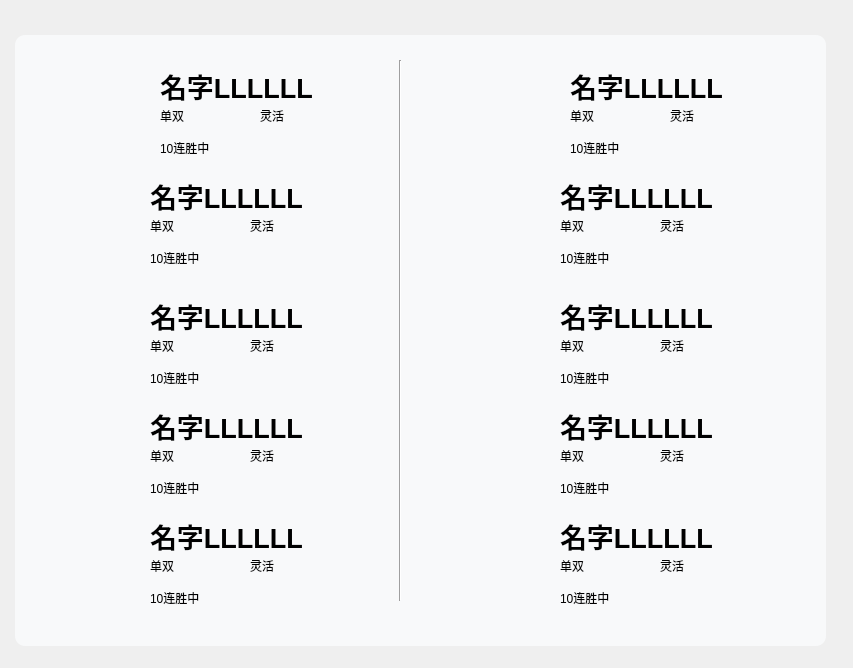
<?xml version="1.0" encoding="UTF-8"?>
<ui version="4.0">
 <class>Form</class>
 <widget class="QWidget" name="Form">
  <property name="geometry">
   <rect>
    <x>0</x>
    <y>0</y>
    <width>853</width>
    <height>668</height>
   </rect>
  </property>
  <property name="windowTitle">
   <string>Form</string>
  </property>
  <widget class="QWidget" name="widget" native="true">
   <property name="geometry">
    <rect>
     <x>10</x>
     <y>30</y>
     <width>821</width>
     <height>621</height>
    </rect>
   </property>
   <property name="styleSheet">
    <string notr="true">
QWidget#widget{
background-color:#f8f9fa;
border-radius:10px;
border: 5px, white;
margin: 5px;
}
QPushButton {
    color: #0081db;
    border: 1px solid #dadce0;
    padding: 4px 8px;
    border-radius: 4px;
}
QPushButton:!window {
    background: transparent;
}


</string>
   </property>
   <widget class="Line" name="line">
    <property name="geometry">
     <rect>
      <x>380</x>
      <y>30</y>
      <width>20</width>
      <height>541</height>
     </rect>
    </property>
    <property name="orientation">
     <enum>Qt::Vertical</enum>
    </property>
   </widget>
   <widget class="QWidget" name="widget_4" native="true">
    <property name="geometry">
     <rect>
      <x>30</x>
      <y>140</y>
      <width>281</width>
      <height>111</height>
     </rect>
    </property>
    <widget class="QLabel" name="label_16">
     <property name="geometry">
      <rect>
       <x>210</x>
       <y>50</y>
       <width>54</width>
       <height>12</height>
      </rect>
     </property>
     <property name="text">
      <string>灵活</string>
     </property>
    </widget>
    <widget class="QLabel" name="label_17">
     <property name="geometry">
      <rect>
       <x>110</x>
       <y>50</y>
       <width>54</width>
       <height>12</height>
      </rect>
     </property>
     <property name="text">
      <string>单双</string>
     </property>
    </widget>
    <widget class="QLabel" name="label_18">
     <property name="geometry">
      <rect>
       <x>110</x>
       <y>80</y>
       <width>151</width>
       <height>16</height>
      </rect>
     </property>
     <property name="text">
      <string>10连胜中</string>
     </property>
    </widget>
    <widget class="QLabel" name="label_19">
     <property name="geometry">
      <rect>
       <x>10</x>
       <y>10</y>
       <width>91</width>
       <height>91</height>
      </rect>
     </property>
     <property name="text">
      <string/>
     </property>
     <property name="pixmap">
      <pixmap>../data/hero/33.png</pixmap>
     </property>
     <property name="scaledContents">
      <bool>true</bool>
     </property>
    </widget>
    <widget class="QLabel" name="label_20">
     <property name="geometry">
      <rect>
       <x>110</x>
       <y>10</y>
       <width>171</width>
       <height>31</height>
      </rect>
     </property>
     <property name="font">
      <font>
       <pointsize>20</pointsize>
       <weight>75</weight>
       <bold>true</bold>
      </font>
     </property>
     <property name="text">
      <string>名字LLLLLL</string>
     </property>
    </widget>
   </widget>
   <widget class="QWidget" name="widget_5" native="true">
    <property name="geometry">
     <rect>
      <x>30</x>
      <y>260</y>
      <width>281</width>
      <height>111</height>
     </rect>
    </property>
    <widget class="QLabel" name="label_21">
     <property name="geometry">
      <rect>
       <x>210</x>
       <y>50</y>
       <width>54</width>
       <height>12</height>
      </rect>
     </property>
     <property name="text">
      <string>灵活</string>
     </property>
    </widget>
    <widget class="QLabel" name="label_22">
     <property name="geometry">
      <rect>
       <x>110</x>
       <y>50</y>
       <width>54</width>
       <height>12</height>
      </rect>
     </property>
     <property name="text">
      <string>单双</string>
     </property>
    </widget>
    <widget class="QLabel" name="label_23">
     <property name="geometry">
      <rect>
       <x>110</x>
       <y>80</y>
       <width>151</width>
       <height>16</height>
      </rect>
     </property>
     <property name="text">
      <string>10连胜中</string>
     </property>
    </widget>
    <widget class="QLabel" name="label_24">
     <property name="geometry">
      <rect>
       <x>10</x>
       <y>10</y>
       <width>91</width>
       <height>91</height>
      </rect>
     </property>
     <property name="text">
      <string/>
     </property>
     <property name="pixmap">
      <pixmap>../data/hero/33.png</pixmap>
     </property>
     <property name="scaledContents">
      <bool>true</bool>
     </property>
    </widget>
    <widget class="QLabel" name="label_25">
     <property name="geometry">
      <rect>
       <x>110</x>
       <y>10</y>
       <width>171</width>
       <height>31</height>
      </rect>
     </property>
     <property name="font">
      <font>
       <pointsize>20</pointsize>
       <weight>75</weight>
       <bold>true</bold>
      </font>
     </property>
     <property name="text">
      <string>名字LLLLLL</string>
     </property>
    </widget>
   </widget>
   <widget class="QWidget" name="widget_6" native="true">
    <property name="geometry">
     <rect>
      <x>30</x>
      <y>370</y>
      <width>281</width>
      <height>111</height>
     </rect>
    </property>
    <widget class="QLabel" name="label_26">
     <property name="geometry">
      <rect>
       <x>210</x>
       <y>50</y>
       <width>54</width>
       <height>12</height>
      </rect>
     </property>
     <property name="text">
      <string>灵活</string>
     </property>
    </widget>
    <widget class="QLabel" name="label_27">
     <property name="geometry">
      <rect>
       <x>110</x>
       <y>50</y>
       <width>54</width>
       <height>12</height>
      </rect>
     </property>
     <property name="text">
      <string>单双</string>
     </property>
    </widget>
    <widget class="QLabel" name="label_28">
     <property name="geometry">
      <rect>
       <x>110</x>
       <y>80</y>
       <width>151</width>
       <height>16</height>
      </rect>
     </property>
     <property name="text">
      <string>10连胜中</string>
     </property>
    </widget>
    <widget class="QLabel" name="label_29">
     <property name="geometry">
      <rect>
       <x>10</x>
       <y>10</y>
       <width>91</width>
       <height>91</height>
      </rect>
     </property>
     <property name="text">
      <string/>
     </property>
     <property name="pixmap">
      <pixmap>../data/hero/33.png</pixmap>
     </property>
     <property name="scaledContents">
      <bool>true</bool>
     </property>
    </widget>
    <widget class="QLabel" name="label_30">
     <property name="geometry">
      <rect>
       <x>110</x>
       <y>10</y>
       <width>171</width>
       <height>31</height>
      </rect>
     </property>
     <property name="font">
      <font>
       <pointsize>20</pointsize>
       <weight>75</weight>
       <bold>true</bold>
      </font>
     </property>
     <property name="text">
      <string>名字LLLLLL</string>
     </property>
    </widget>
   </widget>
   <widget class="QWidget" name="widget_7" native="true">
    <property name="geometry">
     <rect>
      <x>40</x>
      <y>30</y>
      <width>281</width>
      <height>111</height>
     </rect>
    </property>
    <widget class="QLabel" name="label_31">
     <property name="geometry">
      <rect>
       <x>210</x>
       <y>50</y>
       <width>54</width>
       <height>12</height>
      </rect>
     </property>
     <property name="text">
      <string>灵活</string>
     </property>
    </widget>
    <widget class="QLabel" name="label_32">
     <property name="geometry">
      <rect>
       <x>110</x>
       <y>50</y>
       <width>54</width>
       <height>12</height>
      </rect>
     </property>
     <property name="text">
      <string>单双</string>
     </property>
    </widget>
    <widget class="QLabel" name="label_33">
     <property name="geometry">
      <rect>
       <x>110</x>
       <y>80</y>
       <width>151</width>
       <height>16</height>
      </rect>
     </property>
     <property name="text">
      <string>10连胜中</string>
     </property>
    </widget>
    <widget class="QLabel" name="label_34">
     <property name="geometry">
      <rect>
       <x>10</x>
       <y>10</y>
       <width>91</width>
       <height>91</height>
      </rect>
     </property>
     <property name="text">
      <string/>
     </property>
     <property name="pixmap">
      <pixmap>../data/hero/33.png</pixmap>
     </property>
     <property name="scaledContents">
      <bool>true</bool>
     </property>
    </widget>
    <widget class="QLabel" name="label_35">
     <property name="geometry">
      <rect>
       <x>110</x>
       <y>10</y>
       <width>171</width>
       <height>31</height>
      </rect>
     </property>
     <property name="font">
      <font>
       <pointsize>20</pointsize>
       <weight>75</weight>
       <bold>true</bold>
      </font>
     </property>
     <property name="text">
      <string>名字LLLLLL</string>
     </property>
    </widget>
   </widget>
   <widget class="QWidget" name="widget_8" native="true">
    <property name="geometry">
     <rect>
      <x>30</x>
      <y>480</y>
      <width>281</width>
      <height>111</height>
     </rect>
    </property>
    <widget class="QLabel" name="label_41">
     <property name="geometry">
      <rect>
       <x>210</x>
       <y>50</y>
       <width>54</width>
       <height>12</height>
      </rect>
     </property>
     <property name="text">
      <string>灵活</string>
     </property>
    </widget>
    <widget class="QLabel" name="label_42">
     <property name="geometry">
      <rect>
       <x>110</x>
       <y>50</y>
       <width>54</width>
       <height>12</height>
      </rect>
     </property>
     <property name="text">
      <string>单双</string>
     </property>
    </widget>
    <widget class="QLabel" name="label_43">
     <property name="geometry">
      <rect>
       <x>110</x>
       <y>80</y>
       <width>151</width>
       <height>16</height>
      </rect>
     </property>
     <property name="text">
      <string>10连胜中</string>
     </property>
    </widget>
    <widget class="QLabel" name="label_44">
     <property name="geometry">
      <rect>
       <x>10</x>
       <y>10</y>
       <width>91</width>
       <height>91</height>
      </rect>
     </property>
     <property name="text">
      <string/>
     </property>
     <property name="pixmap">
      <pixmap>../data/hero/33.png</pixmap>
     </property>
     <property name="scaledContents">
      <bool>true</bool>
     </property>
    </widget>
    <widget class="QLabel" name="label_45">
     <property name="geometry">
      <rect>
       <x>110</x>
       <y>10</y>
       <width>171</width>
       <height>31</height>
      </rect>
     </property>
     <property name="font">
      <font>
       <pointsize>20</pointsize>
       <weight>75</weight>
       <bold>true</bold>
      </font>
     </property>
     <property name="text">
      <string>名字LLLLLL</string>
     </property>
    </widget>
   </widget>
   <widget class="QWidget" name="widget_13" native="true">
    <property name="geometry">
     <rect>
      <x>440</x>
      <y>140</y>
      <width>281</width>
      <height>111</height>
     </rect>
    </property>
    <widget class="QLabel" name="label_66">
     <property name="geometry">
      <rect>
       <x>210</x>
       <y>50</y>
       <width>54</width>
       <height>12</height>
      </rect>
     </property>
     <property name="text">
      <string>灵活</string>
     </property>
    </widget>
    <widget class="QLabel" name="label_67">
     <property name="geometry">
      <rect>
       <x>110</x>
       <y>50</y>
       <width>54</width>
       <height>12</height>
      </rect>
     </property>
     <property name="text">
      <string>单双</string>
     </property>
    </widget>
    <widget class="QLabel" name="label_68">
     <property name="geometry">
      <rect>
       <x>110</x>
       <y>80</y>
       <width>151</width>
       <height>16</height>
      </rect>
     </property>
     <property name="text">
      <string>10连胜中</string>
     </property>
    </widget>
    <widget class="QLabel" name="label_69">
     <property name="geometry">
      <rect>
       <x>10</x>
       <y>10</y>
       <width>91</width>
       <height>91</height>
      </rect>
     </property>
     <property name="text">
      <string/>
     </property>
     <property name="pixmap">
      <pixmap>../data/hero/33.png</pixmap>
     </property>
     <property name="scaledContents">
      <bool>true</bool>
     </property>
    </widget>
    <widget class="QLabel" name="label_70">
     <property name="geometry">
      <rect>
       <x>110</x>
       <y>10</y>
       <width>171</width>
       <height>31</height>
      </rect>
     </property>
     <property name="font">
      <font>
       <pointsize>20</pointsize>
       <weight>75</weight>
       <bold>true</bold>
      </font>
     </property>
     <property name="text">
      <string>名字LLLLLL</string>
     </property>
    </widget>
   </widget>
   <widget class="QWidget" name="widget_12" native="true">
    <property name="geometry">
     <rect>
      <x>440</x>
      <y>260</y>
      <width>281</width>
      <height>111</height>
     </rect>
    </property>
    <widget class="QLabel" name="label_61">
     <property name="geometry">
      <rect>
       <x>210</x>
       <y>50</y>
       <width>54</width>
       <height>12</height>
      </rect>
     </property>
     <property name="text">
      <string>灵活</string>
     </property>
    </widget>
    <widget class="QLabel" name="label_62">
     <property name="geometry">
      <rect>
       <x>110</x>
       <y>50</y>
       <width>54</width>
       <height>12</height>
      </rect>
     </property>
     <property name="text">
      <string>单双</string>
     </property>
    </widget>
    <widget class="QLabel" name="label_63">
     <property name="geometry">
      <rect>
       <x>110</x>
       <y>80</y>
       <width>151</width>
       <height>16</height>
      </rect>
     </property>
     <property name="text">
      <string>10连胜中</string>
     </property>
    </widget>
    <widget class="QLabel" name="label_64">
     <property name="geometry">
      <rect>
       <x>10</x>
       <y>10</y>
       <width>91</width>
       <height>91</height>
      </rect>
     </property>
     <property name="text">
      <string/>
     </property>
     <property name="pixmap">
      <pixmap>../data/hero/33.png</pixmap>
     </property>
     <property name="scaledContents">
      <bool>true</bool>
     </property>
    </widget>
    <widget class="QLabel" name="label_65">
     <property name="geometry">
      <rect>
       <x>110</x>
       <y>10</y>
       <width>171</width>
       <height>31</height>
      </rect>
     </property>
     <property name="font">
      <font>
       <pointsize>20</pointsize>
       <weight>75</weight>
       <bold>true</bold>
      </font>
     </property>
     <property name="text">
      <string>名字LLLLLL</string>
     </property>
    </widget>
   </widget>
   <widget class="QWidget" name="widget_11" native="true">
    <property name="geometry">
     <rect>
      <x>440</x>
      <y>370</y>
      <width>281</width>
      <height>111</height>
     </rect>
    </property>
    <widget class="QLabel" name="label_56">
     <property name="geometry">
      <rect>
       <x>210</x>
       <y>50</y>
       <width>54</width>
       <height>12</height>
      </rect>
     </property>
     <property name="text">
      <string>灵活</string>
     </property>
    </widget>
    <widget class="QLabel" name="label_57">
     <property name="geometry">
      <rect>
       <x>110</x>
       <y>50</y>
       <width>54</width>
       <height>12</height>
      </rect>
     </property>
     <property name="text">
      <string>单双</string>
     </property>
    </widget>
    <widget class="QLabel" name="label_58">
     <property name="geometry">
      <rect>
       <x>110</x>
       <y>80</y>
       <width>151</width>
       <height>16</height>
      </rect>
     </property>
     <property name="text">
      <string>10连胜中</string>
     </property>
    </widget>
    <widget class="QLabel" name="label_59">
     <property name="geometry">
      <rect>
       <x>10</x>
       <y>10</y>
       <width>91</width>
       <height>91</height>
      </rect>
     </property>
     <property name="text">
      <string/>
     </property>
     <property name="pixmap">
      <pixmap>../data/hero/33.png</pixmap>
     </property>
     <property name="scaledContents">
      <bool>true</bool>
     </property>
    </widget>
    <widget class="QLabel" name="label_60">
     <property name="geometry">
      <rect>
       <x>110</x>
       <y>10</y>
       <width>171</width>
       <height>31</height>
      </rect>
     </property>
     <property name="font">
      <font>
       <pointsize>20</pointsize>
       <weight>75</weight>
       <bold>true</bold>
      </font>
     </property>
     <property name="text">
      <string>名字LLLLLL</string>
     </property>
    </widget>
   </widget>
   <widget class="QWidget" name="widget_9" native="true">
    <property name="geometry">
     <rect>
      <x>440</x>
      <y>480</y>
      <width>281</width>
      <height>111</height>
     </rect>
    </property>
    <widget class="QLabel" name="label_46">
     <property name="geometry">
      <rect>
       <x>210</x>
       <y>50</y>
       <width>54</width>
       <height>12</height>
      </rect>
     </property>
     <property name="text">
      <string>灵活</string>
     </property>
    </widget>
    <widget class="QLabel" name="label_47">
     <property name="geometry">
      <rect>
       <x>110</x>
       <y>50</y>
       <width>54</width>
       <height>12</height>
      </rect>
     </property>
     <property name="text">
      <string>单双</string>
     </property>
    </widget>
    <widget class="QLabel" name="label_48">
     <property name="geometry">
      <rect>
       <x>110</x>
       <y>80</y>
       <width>151</width>
       <height>16</height>
      </rect>
     </property>
     <property name="text">
      <string>10连胜中</string>
     </property>
    </widget>
    <widget class="QLabel" name="label_49">
     <property name="geometry">
      <rect>
       <x>10</x>
       <y>10</y>
       <width>91</width>
       <height>91</height>
      </rect>
     </property>
     <property name="text">
      <string/>
     </property>
     <property name="pixmap">
      <pixmap>../data/hero/33.png</pixmap>
     </property>
     <property name="scaledContents">
      <bool>true</bool>
     </property>
    </widget>
    <widget class="QLabel" name="label_50">
     <property name="geometry">
      <rect>
       <x>110</x>
       <y>10</y>
       <width>171</width>
       <height>31</height>
      </rect>
     </property>
     <property name="font">
      <font>
       <pointsize>20</pointsize>
       <weight>75</weight>
       <bold>true</bold>
      </font>
     </property>
     <property name="text">
      <string>名字LLLLLL</string>
     </property>
    </widget>
   </widget>
   <widget class="QWidget" name="widget_10" native="true">
    <property name="geometry">
     <rect>
      <x>450</x>
      <y>30</y>
      <width>281</width>
      <height>111</height>
     </rect>
    </property>
    <widget class="QLabel" name="label_51">
     <property name="geometry">
      <rect>
       <x>210</x>
       <y>50</y>
       <width>54</width>
       <height>12</height>
      </rect>
     </property>
     <property name="text">
      <string>灵活</string>
     </property>
    </widget>
    <widget class="QLabel" name="label_52">
     <property name="geometry">
      <rect>
       <x>110</x>
       <y>50</y>
       <width>54</width>
       <height>12</height>
      </rect>
     </property>
     <property name="text">
      <string>单双</string>
     </property>
    </widget>
    <widget class="QLabel" name="label_53">
     <property name="geometry">
      <rect>
       <x>110</x>
       <y>80</y>
       <width>151</width>
       <height>16</height>
      </rect>
     </property>
     <property name="text">
      <string>10连胜中</string>
     </property>
    </widget>
    <widget class="QLabel" name="label_54">
     <property name="geometry">
      <rect>
       <x>10</x>
       <y>10</y>
       <width>91</width>
       <height>91</height>
      </rect>
     </property>
     <property name="text">
      <string/>
     </property>
     <property name="pixmap">
      <pixmap>../data/hero/33.png</pixmap>
     </property>
     <property name="scaledContents">
      <bool>true</bool>
     </property>
    </widget>
    <widget class="QLabel" name="label_55">
     <property name="geometry">
      <rect>
       <x>110</x>
       <y>10</y>
       <width>171</width>
       <height>31</height>
      </rect>
     </property>
     <property name="font">
      <font>
       <pointsize>20</pointsize>
       <weight>75</weight>
       <bold>true</bold>
      </font>
     </property>
     <property name="text">
      <string>名字LLLLLL</string>
     </property>
    </widget>
   </widget>
  </widget>
 </widget>
 <resources/>
 <connections/>
</ui>
